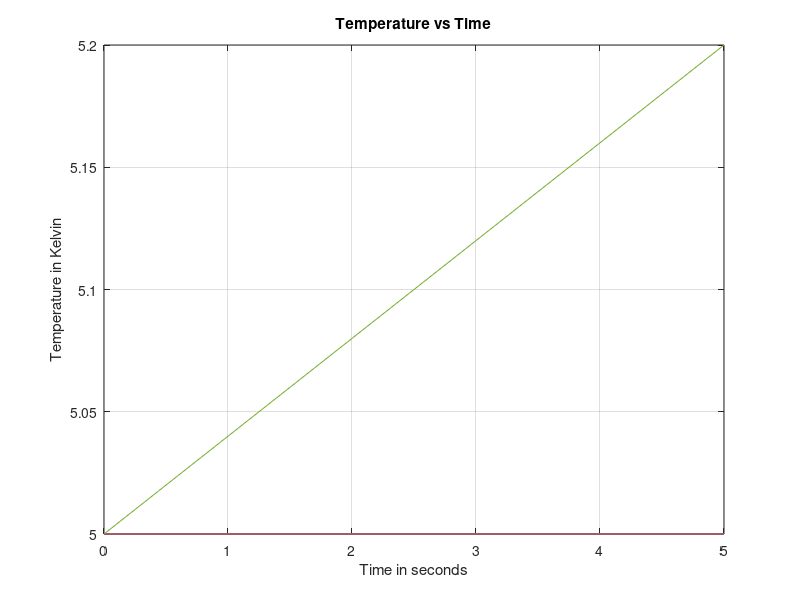
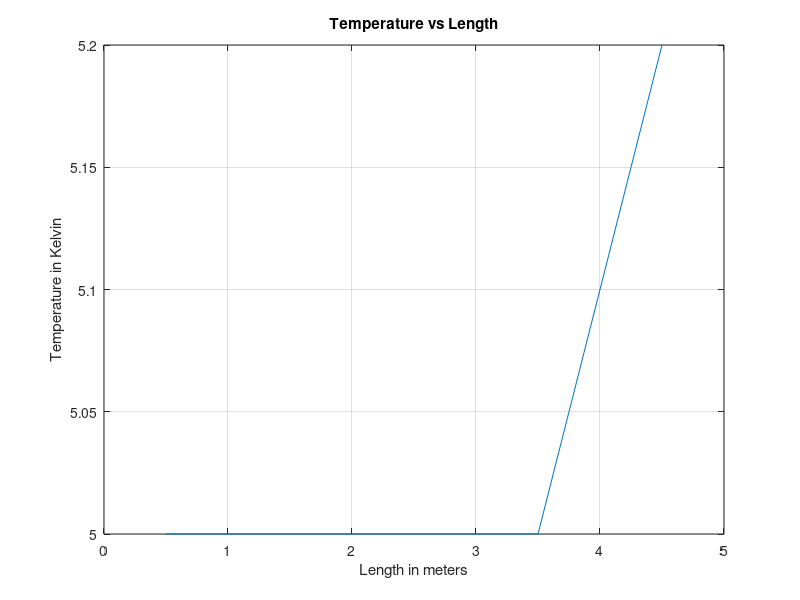

Here is the MATLAB script that generated these plots, in order:
%%THE PROGRAM GIVES A SOLUTION FOR ONE DIMENSIONAL HEAT TRANSFER THROUGH
%%ANY CASE WITH A CONSTANT HEAT FLUX BOUNDARY CONDITION ON BOTH THE
%%BOUNDARIES IF THE OBJECT IS SYMMETRICAL AND THE CONDITIONS ARE
%%SYMMETRICAL USING THE EXPLICIT SCHEME OF TRANSIENT FINITE VOLUME METHOD.
clear all
clc
%-------------------Input Variables----------------------%
L= input('enter the length of the domain in m - ');
rho= input('density of the material kg/m^3 - ');
c= input ('specific heat capacity of the material in J/kg-K - ');
k= input('thermal conductivity of the material W/m-K - ');
alpha= 1/(rho*c);

%---------------------grid generation-----------------------%
N= input('enter the number of node points - ');
deltax = (L/N);                                             % the distance between each node point
x= (deltax/2):deltax:L;                                     % the values of the position of each node of the cells are found out for bettr calculation of the distance between them
x1= 0:deltax:L;

%----------------critical time determination----------------%
delta_t_critical = ((1/alpha)*(deltax^2))/(2*k);

%--------------Time step input----------------%
t = input('enter the time for which the temperature profile should be calculated - ');
fprintf('the critical time step value is %f\n',delta_t_critical);                  % for explicit condition to converge, there should be no negative coefficients
deltat = input('enter a time step value less than critical time step value - ');
M=(t/deltat)+1;                                                                      % the number of time steps needed for the calculation is determined and 1 is added with the intrest of having a continious array for temperature.
for a=1:M
    time(a)= (a-1)*deltat;
end

%----------------Initial conditions--------------------%
tini1 =input('enter the initial temperature at x=L/2 - ');
tini2 =input('enter the initial temperature at x=L - ');
for i=1:N
    j=1;
    if x(i)<= (L/2)
        %for these nodes the temperature remains constant till x=L/2
       temp(i,j)= tini1;
    else
        % the gradient initial condition from L/2 is incorporated by
        % interpolation.
       temp(i,j)= tini1+(((x(i)-L/2)*(tini2-tini1))/(L-(L/2)));
    end
end

%---------------boundary1 condition------------------%
qin= input('enter the heat input at L in W/m^2 - ');


%-------------solving---------------%
for j=2:M
    for i= 1:N
        %the boundary at L=0, the node point 1 has the same
        %characteristics of the domain on the left side due to symmetry.
        if x(i)== (deltax/2)
            temp(i,j)= alpha*(deltat/deltax)*((k*temp(i+1,j-1)/(x(i+1)-x(i)))+(k*temp(i,j-1)/(x(i+1)-x(i)))+(((inv(alpha)*deltax/deltat)-(k/(x(i+1)-x(i)))-(k/(x(i+1)-x(i))))*temp(i,j-1)));
        %heat flux boundary condition qin=qout at the boundary x=L
        elseif x(i) == (L-(deltax/2))
            temp(i,j)= alpha*(deltat/deltax)*(((k*temp(i,j-1)+(qin*(deltax/2)/k))/(L-x(i)))+(k*temp(i-1,j-1)/(x(i)-x(i-1)))+(((inv(alpha)*deltax/deltat)-(k/(x(i)-x(i-1)))-(k/(L-x(i))))*temp(i,j-1)));
        else
            %solving for interior nodes
            temp(i,j)= alpha*(deltat/deltax)*((k*temp(i+1,j-1)/(x(i+1)-x(i)))+(k*temp(i-1,j-1)/(x(i)-x(i-1)))+(((inv(alpha)*deltax/deltat)-(k/(x(i+1)-x(i)))-(k/(x(i)-x(i-1))))*temp(i,j-1)));
        end
    end
end

%------------------Post Processing-------------------%
plot(time,temp);
title('Temperature vs Time');
grid on;
xlabel('Time in seconds');
ylabel('Temperature in Kelvin');
figure;
plot(x,temp(:,end))
grid on;
title('Temperature vs Length');
xlabel('Length in meters');
ylabel('Temperature in Kelvin');
